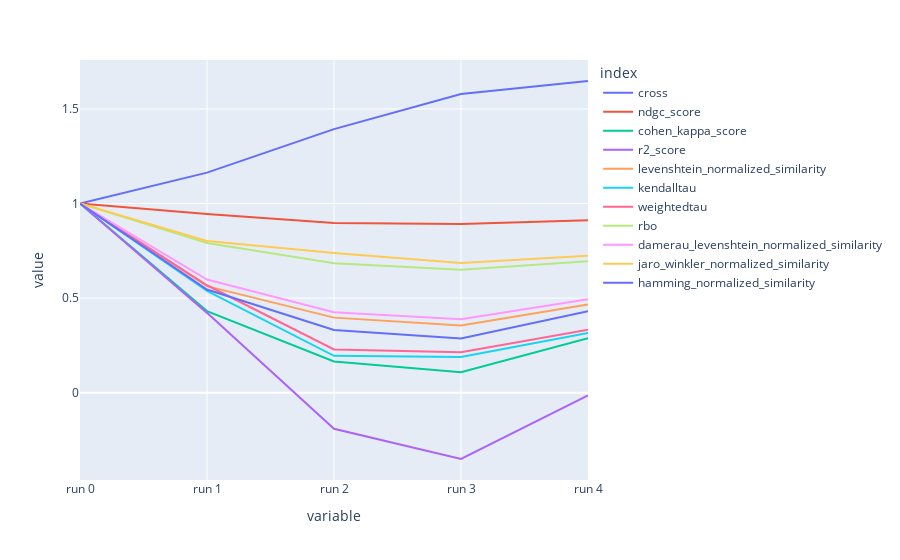

Notebook cell for this chart:
### Code cell
df=plot_plotly(plot_data4,cols=['cross','ndgc_score',
  'cohen_kappa_score',
  'r2_score',
  'levenshtein_normalized_similarity',
  'kendalltau',
  'weightedtau',
  'rbo',
  'damerau_levenshtein_normalized_similarity',
  'jaro_winkler_normalized_similarity',
  'hamming_normalized_similarity'])

### Figure 1 — Plotly figure (JSON) as saved in the notebook; plotly's stock layout.template omitted (floating-point values rounded to 4 significant figures)
{"data": [{"hovertemplate": "index=cross<br>variable=%{x}<br>value=%{y}<extra></extra>", "legendgroup": "cross", "line": {"color": "#636efa", "dash": "solid"}, "marker": {"symbol": "circle"}, "mode": "lines", "name": "cross", "orientation": "v", "showlegend": true, "type": "scatter", "x": ["run 0", "run 1", "run 2", "run 3", "run 4"], "xaxis": "x", "y": [1, 1.163, 1.393, 1.579, 1.648], "yaxis": "y"}, {"hovertemplate": "index=ndgc_score<br>variable=%{x}<br>value=%{y}<extra></extra>", "legendgroup": "ndgc_score", "line": {"color": "#EF553B", "dash": "solid"}, "marker": {"symbol": "circle"}, "mode": "lines", "name": "ndgc_score", "orientation": "v", "showlegend": true, "type": "scatter", "x": ["run 0", "run 1", "run 2", "run 3", "run 4"], "xaxis": "x", "y": [1, 0.9442, 0.8969, 0.8919, 0.9109], "yaxis": "y"}, {"hovertemplate": "index=cohen_kappa_score<br>variable=%{x}<br>value=%{y}<extra></extra>", "legendgroup": "cohen_kappa_score", "line": {"color": "#00cc96", "dash": "solid"}, "marker": {"symbol": "circle"}, "mode": "lines", "name": "cohen_kappa_score", "orientation": "v", "showlegend": true, "type": "scatter", "x": ["run 0", "run 1", "run 2", "run 3", "run 4"], "xaxis": "x", "y": [1, 0.4313, 0.1646, 0.1083, 0.2875], "yaxis": "y"}, {"hovertemplate": "index=r2_score<br>variable=%{x}<br>value=%{y}<extra></extra>", "legendgroup": "r2_score", "line": {"color": "#ab63fa", "dash": "solid"}, "marker": {"symbol": "circle"}, "mode": "lines", "name": "r2_score", "orientation": "v", "showlegend": true, "type": "scatter", "x": ["run 0", "run 1", "run 2", "run 3", "run 4"], "xaxis": "x", "y": [1, 0.4218, -0.1913, -0.3509, -0.01502], "yaxis": "y"}, {"hovertemplate": "index=levenshtein_normalized_similarity<br>variable=%{x}<br>value=%{y}<extra></extra>", "legendgroup": "levenshtein_normalized_similarity", "line": {"color": "#FFA15A", "dash": "solid"}, "marker": {"symbol": "circle"}, "mode": "lines", "name": "levenshtein_normalized_similarity", "orientation": "v", "showlegend": true, "type": "scatter", "x": ["run 0", "run 1", "run 2", "run 3", "run 4"], "xaxis": "x", "y": [1, 0.5633, 0.3967, 0.355, 0.4667], "yaxis": "y"}, {"hovertemplate": "index=kendalltau<br>variable=%{x}<br>value=%{y}<extra></extra>", "legendgroup": "kendalltau", "line": {"color": "#19d3f3", "dash": "solid"}, "marker": {"symbol": "circle"}, "mode": "lines", "name": "kendalltau", "orientation": "v", "showlegend": true, "type": "scatter", "x": ["run 0", "run 1", "run 2", "run 3", "run 4"], "xaxis": "x", "y": [1.0, 0.5383, 0.195, 0.1883, 0.315], "yaxis": "y"}, {"hovertemplate": "index=weightedtau<br>variable=%{x}<br>value=%{y}<extra></extra>", "legendgroup": "weightedtau", "line": {"color": "#FF6692", "dash": "solid"}, "marker": {"symbol": "circle"}, "mode": "lines", "name": "weightedtau", "orientation": "v", "showlegend": true, "type": "scatter", "x": ["run 0", "run 1", "run 2", "run 3", "run 4"], "xaxis": "x", "y": [1, 0.5678, 0.2285, 0.2142, 0.333], "yaxis": "y"}, {"hovertemplate": "index=rbo<br>variable=%{x}<br>value=%{y}<extra></extra>", "legendgroup": "rbo", "line": {"color": "#B6E880", "dash": "solid"}, "marker": {"symbol": "circle"}, "mode": "lines", "name": "rbo", "orientation": "v", "showlegend": true, "type": "scatter", "x": ["run 0", "run 1", "run 2", "run 3", "run 4"], "xaxis": "x", "y": [1, 0.7915, 0.6837, 0.65, 0.6951], "yaxis": "y"}, {"hovertemplate": "index=damerau_levenshtein_normalized_similarity<br>variable=%{x}<br>value=%{y}<extra></extra>", "legendgroup": "damerau_levenshtein_normalized_similarity", "line": {"color": "#FF97FF", "dash": "solid"}, "marker": {"symbol": "circle"}, "mode": "lines", "name": "damerau_levenshtein_normalized_similarity", "orientation": "v", "showlegend": true, "type": "scatter", "x": ["run 0", "run 1", "run 2", "run 3", "run 4"], "xaxis": "x", "y": [1, 0.5983, 0.425, 0.3883, 0.4933], "yaxis": "y"}, {"hovertemplate": "index=jaro_winkler_normalized_similarity<br>variable=%{x}<br>value=%{y}<extra></extra>", "legendgroup": "jaro_winkler_normalized_similarity", "line": {"color": "#FECB52", "dash": "solid"}, "marker": {"symbol": "circle"}, "mode": "lines", "name": "jaro_winkler_normalized_similarity", "orientation": "v", "showlegend": true, "type": "scatter", "x": ["run 0", "run 1", "run 2", "run 3", "run 4"], "xaxis": "x", "y": [1, 0.8019, 0.7389, 0.6859, 0.7232], "yaxis": "y"}, {"hovertemplate": "index=hamming_normalized_similarity<br>variable=%{x}<br>value=%{y}<extra></extra>", "legendgroup": "hamming_normalized_similarity", "line": {"color": "#636efa", "dash": "solid"}, "marker": {"symbol": "circle"}, "mode": "lines", "name": "hamming_normalized_similarity", "orientation": "v", "showlegend": true, "type": "scatter", "x": ["run 0", "run 1", "run 2", "run 3", "run 4"], "xaxis": "x", "y": [1, 0.545, 0.3317, 0.2867, 0.43], "yaxis": "y"}], "layout": {"legend": {"title": {"text": "index"}, "tracegroupgap": 0}, "margin": {"t": 60}, "xaxis": {"anchor": "y", "domain": [0, 1], "title": {"text": "variable"}}, "yaxis": {"anchor": "x", "domain": [0, 1], "title": {"text": "value"}}}}
